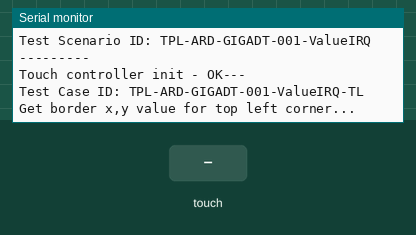
Bench run of a sketch on a simulated Arduino Giga R1. Parts: the last lines printed to the serial monitor. The test bench sets the inputs (shaded band).

Above: at 0.8 s.
0.9 s: touch panel pressed at 13 % / 10 % of its raw x / y range
At 1.4 s:
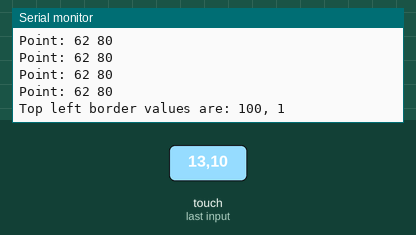
2.4 s: touch panel pressed at 38 % / 10 % of its raw x / y range
At 4.1 s:
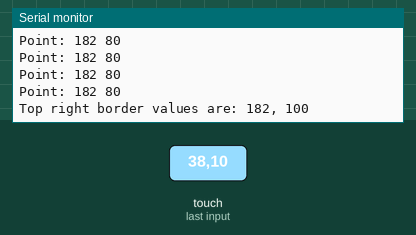
4.4 s: touch panel pressed at 62 % / 10 % of its raw x / y range
At 5.7 s:
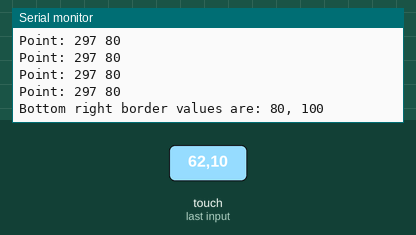
6.4 s: touch panel pressed at 87 % / 10 % of its raw x / y range
At 8.5 s:
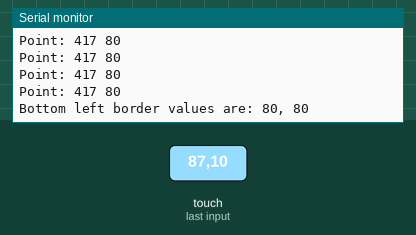
Timing chart, 0 to 10.0 s (numbered marks = the images above; inputs shaded):
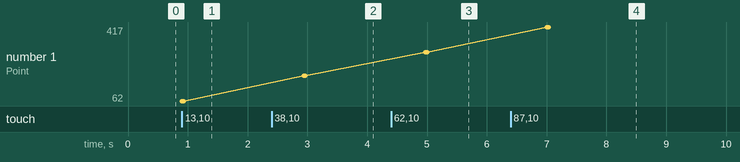

The sketch:

TPL-ARD-GIGADT-001-ValueIRQ.ino
```cpp
/**
 * Test Scenario ID : TPL-ARD-GIGADT-001-ValueIRQ
 *
 * This sketch obtains the border touch co-ordinates via interrupts
 *
 * Test Case IDs :
 * TPL-ARD-GIGADT-001-ValueIRQ-TL -> Get border x,y value for top left corner
 * TPL-ARD-GIGADT-001-ValueIRQ-TR -> Get border x,y value for top right corner
 * TPL-ARD-GIGADT-001-ValueIRQ-BR -> Get border x,y value for bottom right corner
 * TPL-ARD-GIGADT-001-ValueIRQ-BL -> Get border x,y value for bottom left corner
 *
 * Test Setup: Arduino GIGA R1 WiFi (ABX00063) with GIGA Display Touch Shield (ASX00039)
 *
 * Initial author: Ali Jahangiri @aliphys
 */

#include "Arduino_GigaDisplayTouch.h"

const char testScenarioID[] = "TPL-ARD-GIGADT-001-ValueIRQ";

Arduino_GigaDisplayTouch touchDetector;

bool isBorderObtained = false;

int samples = 20;

void gigaTouchHandler(uint8_t contacts, GDTpoint_t* points) {
  Serial.print("Contacts: ");
  Serial.println(contacts);

  if (contacts == 1) {
    /* First touch point */
    Serial.print(points[0].x);
    Serial.print(" ");
    Serial.println(points[0].y);
  }
}

void setup() {
    Serial.begin(115200);
    while (!Serial){}

    Serial.println();
    Serial.println("---------");
    Serial.print("Test Scenario ID: ");
    Serial.println(testScenarioID);
    Serial.println("---------");
    Serial.println();

    if (touchDetector.begin()) {
        Serial.print("Touch controller init - OK");
    }
    else {
        Serial.print("Touch controller init - FAILED");
        while (1);
    }

    Serial.println("---");
    Serial.print("Test Case ID: ");
    Serial.println("TPL-ARD-GIGADT-001-ValueIRQ-TL");
    Serial.println("Get border x,y value for top left corner...");

    int xa[5]; int ya[5];
    int ia= 0;
    isBorderObtained = false;
    while(!isBorderObtained) {

        uint8_t contacts;
        GDTpoint_t points[5];
        contacts = touchDetector.getTouchPoints(points);

        if (contacts == 1) {
            Serial.print("Point: ");
            Serial.print(points[0].x);
            xa[ia] = points[0].x;
            Serial.print(" ");
            Serial.println(points[0].y);
            ya[ia] = points[0].y;
            ia++;
        }

        if (ia == samples) {
            isBorderObtained = true;
            int xVal = 100;
            int yVal = 100;
            for (int j = 1; j < samples; j++) {
                xVal = max(xa[j],xVal);
                yVal = min(ya[j],yVal);
            }
            Serial.print("Top left border values are: ");
            Serial.print(xVal);
            Serial.print(", ");
            Serial.println(yVal);

        }

        delay(1);
    }

    delay(2000);

    Serial.println("---");
    Serial.print("Test Case ID: ");
    Serial.println("TPL-ARD-GIGADT-001-ValueIRQ-TR");
    Serial.println("Get border x,y value for top right corner...");

    int xb[5]; int yb[5];
    int ib= 0;
    isBorderObtained = false;
    while(!isBorderObtained) {

        uint8_t contacts;
        GDTpoint_t points[5];
        contacts = touchDetector.getTouchPoints(points);

        if (contacts == 1) {
            Serial.print("Point: ");
            Serial.print(points[0].x);
            xb[ib] = points[0].x;
            Serial.print(" ");
            Serial.println(points[0].y);
            yb[ib] = points[0].y;
            ib++;
        }

        if (ib == samples) {
            isBorderObtained = true;
            int xVal = 100;
            int yVal = 100;
            for (int j = 1; j < samples; j++) {
                xVal = max(xb[j],xVal);
                yVal = max(yb[j],yVal);
            }
            Serial.print("Top right border values are: ");
            Serial.print(xVal);
            Serial.print(", ");
            Serial.println(yVal);

        }

        delay(1);
    }

    delay(2000);

    Serial.println("---");
    Serial.print("Test Case ID: ");
    Serial.println("TPL-ARD-GIGADT-001-ValueIRQ-BR");
    Serial.println("Get border x,y value for bottom right corner...");

    int xc[5]; int yc[5];
    int ic= 0;
    isBorderObtained = false;
    while(!isBorderObtained) {

        uint8_t contacts;
        GDTpoint_t points[5];
        contacts = touchDetector.getTouchPoints(points);

        if (contacts == 1) {
            Serial.print("Point: ");
            Serial.print(points[0].x);
            xc[ic] = points[0].x;
            Serial.print(" ");
            Serial.println(points[0].y);
            yc[ic] = points[0].y;
            ic++;
        }

        if (ic == samples) {
            isBorderObtained = true;
            int xVal = 100;
            int yVal = 100;
            for (int j = 1; j < samples; j++) {
                xVal = min(xc[j],xVal);
                yVal = max(yc[j],yVal);
            }
            Serial.print("Bottom right border values are: ");
            Serial.print(xVal);
            Serial.print(", ");
            Serial.println(yVal);

        }

        delay(1);
    }

    delay(2000);

    Serial.println("---");
    Serial.print("Test Case ID: ");
    Serial.println("TPL-ARD-GIGADT-001-ValueIRQ-BL");
    Serial.println("Get border x,y value for bottom left corner...");

    int xd[5]; int yd[5];
    int id= 0;
    isBorderObtained = false;
    while(!isBorderObtained) {

        uint8_t contacts;
        GDTpoint_t points[5];
        contacts = touchDetector.getTouchPoints(points);

        if (contacts == 1) {
            Serial.print("Point: ");
            Serial.print(points[0].x);
            xd[id] = points[0].x;
            Serial.print(" ");
            Serial.println(points[0].y);
            yd[id] = points[0].y;
            id++;
        }

        if (id == samples) {
            isBorderObtained = true;
            int xVal = 100;
            int yVal = 100;
            for (int j = 1; j < samples; j++) {
                xVal = min(xd[j],xVal);
                yVal = min(yd[j],yVal);
            }
            Serial.print("Bottom left border values are: ");
            Serial.print(xVal);
            Serial.print(", ");
            Serial.println(yVal);

        }

        delay(1);
    }

    delay(2000);

    Serial.println();
    Serial.println("---------");
    Serial.print("End of Test Scenario ID: ");
    Serial.println(testScenarioID);
    Serial.println("---------");
    Serial.println();

}

void loop() {

}
```

Measured:
- after the input at 0.9 s, the serial monitor: prints a new line at once (image 1)
- after the input at 2.4 s, the serial monitor: prints a new line after 0.54 s (image 2)
- after the input at 4.4 s, the serial monitor: prints a new line after 0.57 s (image 3)
- after the input at 6.4 s, the serial monitor: prints a new line after 0.60 s (image 4)
- plotted number 1: 62 → 182 after the input at 2.4 s, 182 → 297 after the input at 4.4 s, 297 → 417 after the input at 6.4 s
